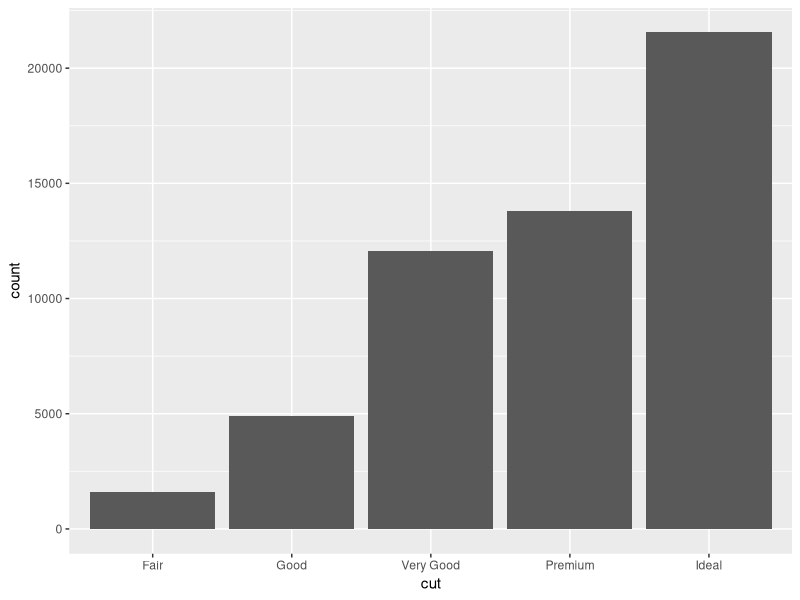

Write the R code that produced this figure.
## ---- chunk 1
#| label: setup
#| message: false

library(tidyverse)
library(dplyr)
## ---- chunk 2
diamonds %>% 
  group_by(big = carat > median(carat)) %>% 
  summarize(avg_price = mean(price))
## ---- chunk 3
diamonds %>% 
  group_by(big = carat > median(carat),
           cut) %>% 
  summarize(avg_price = mean(price))
## ---- chunk 4
diamonds %>% 
  group_by(cut,
           big = carat > median(carat)) %>% 
  summarize(avg_price = mean(price))
## ---- chunk 5
diamonds %>% 
  slice_max(order_by = carat,
            n = 5)
## ---- chunk 6
diamonds %>% 
  group_by(cut) %>% 
    slice_max(order_by = carat,
              n = 5)
## ---- chunk 7
diamonds %>% 
  group_by(cut) %>% 
  filter(carat > median(carat))
## ---- chunk 8
diamonds %>% 
  group_by(cut) %>% 
  mutate(median_carat_by_cut = carat > median(carat))
## ---- chunk 9
diamonds %>% 
  group_by(cut) %>% 
  mutate(median_carat_by_cut = carat > median(carat)) %>% 
  select(carat, cut, color, clarity, depth, table, price)
## ---- chunk 10
#| fig-alt: A bar chart showing higher counts for better cuts of diamonds

ggplot(diamonds, aes(x = cut)) +
  geom_bar()
